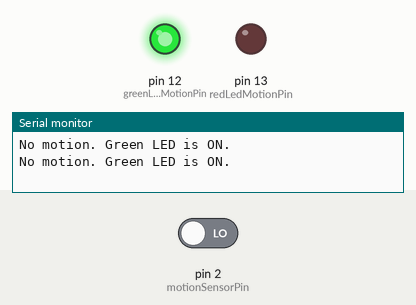
The sketch below on a simulated Arduino Uno, built with avr-gcc and run on an emulated ATmega328P. Shown: output pins drawn as LEDs (lit = HIGH), the last lines printed to the serial monitor. The inputs (shaded band) are chosen by the test bench; at power-on: pin 2 (motionSensorPin) LOW.

Above: at 1.2 s.
1.3 s: pin 2 (motionSensorPin) driven HIGH
At 2.7 s:
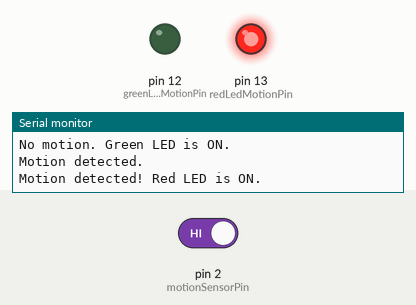
4.3 s: pin 2 (motionSensorPin) driven LOW
At 7.0 s:
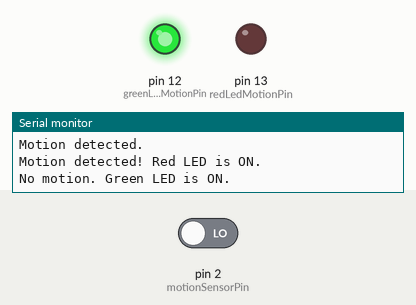
Timing chart, 0 to 8.5 s (numbered marks = the images above; inputs shaded):
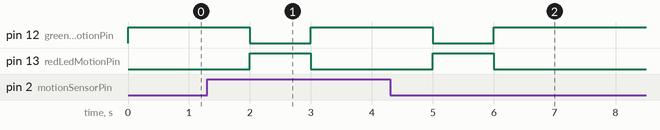

Measured:
- after the input at 1.3 s, pin 12 (greenLedNoMotionPin): HIGH → LOW after 0.70 s, → HIGH 1.0 s later; pin 13 (redLedMotionPin): LOW → HIGH after 0.70 s, → LOW 1.0 s later
- after the input at 4.3 s, pin 12 (greenLedNoMotionPin): HIGH → LOW after 0.70 s, → HIGH 1.0 s later; pin 13 (redLedMotionPin): LOW → HIGH after 0.70 s, → LOW 1.0 s later

The sketch:

m1_t2p.ino
```cpp
const int motionSensorPin = 2; // Connects to the Pir Sensor Output pin
const int redLedMotionPin = 13; // Red LED Connects to the 13 on Arduino (indication motion)
const int greenLedNoMotionPin = 12; // Green LED Connects to 12 on Arduino (indication No motion)
volatile bool motionDetected = false; // Flag to indicate motion detection

void setup() {
  pinMode(motionSensorPin, INPUT); // Sets Motion Sensor as Input
  pinMode(redLedMotionPin, OUTPUT); // Sets Red LED pin as output
  pinMode(greenLedNoMotionPin, OUTPUT); // Sets Green LED pin as output
  Serial.begin(9600); // Initialize serial communication

  // Attach interrupt to the motion sensor pin, triggering on CHANGE
  attachInterrupt(digitalPinToInterrupt(motionSensorPin), motionISR, CHANGE);
}

void loop()
{
  if (motionDetected)
  {
    digitalWrite(redLedMotionPin, HIGH); // Turn on the Red LED
    Serial.println("Motion detected! Red LED is ON.");
    digitalWrite(greenLedNoMotionPin, LOW); // Turn off the Green LED

    motionDetected = false; // Reset the flag
  }
  else
  {
    digitalWrite(redLedMotionPin, LOW); // Turn off the Red LED
    digitalWrite(greenLedNoMotionPin, HIGH); // Turn on the Green LED
    Serial.println("No motion. Green LED is ON.");
  }

  delay(1000); // Wait for 1000ms
}
// Interrupt Service Routine (ISR)
void motionISR() {
  motionDetected = true; // Set the flag when motion is detected
  Serial.println("Motion detected.");
}
```
